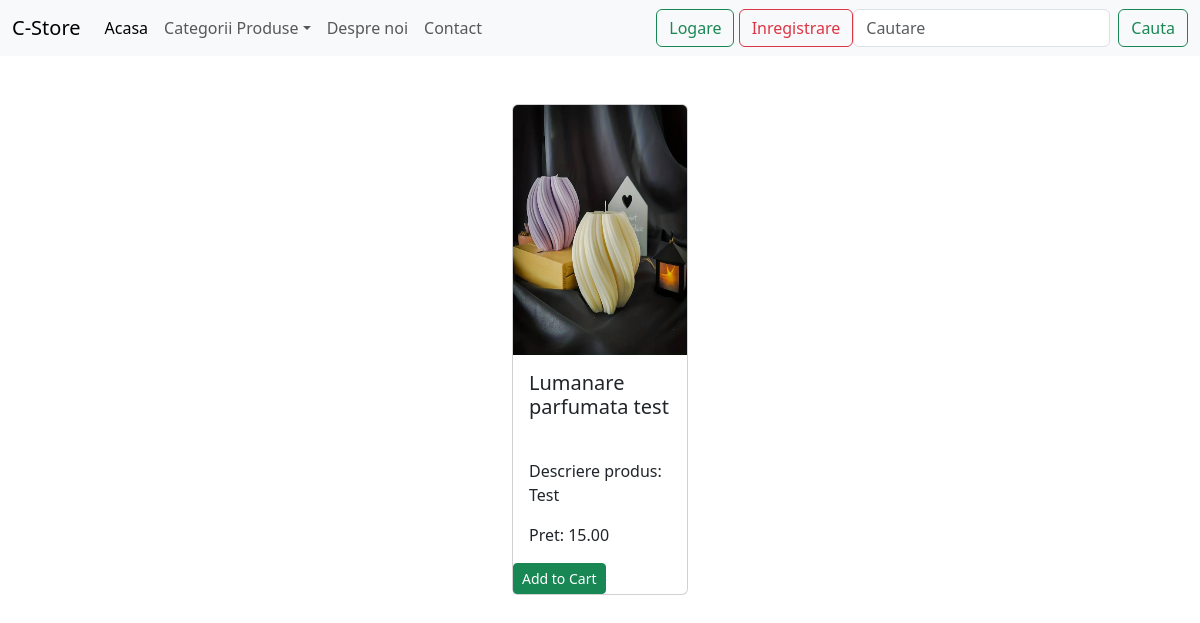
The app's page /details_product/1/ with its own data.
### product/models.py (models this page shows)
class Product(models.Model):
    COLOR = [
        ('bleu', 'Bleu'),
        ('roz', 'Roz'),
        ('alb', 'Alb'),
        ('lila', 'Lila'),
        ('verde', 'Verde')
    ]
    name = models.CharField(max_length=255)
    color = models.CharField(max_length=10, choices=COLOR)
    description = models.TextField()
    image = models.ImageField(upload_to='static/products/')
    category = models.ForeignKey(Category, on_delete=models.CASCADE)
    price = models.DecimalField(max_digits=10, decimal_places=2)
    def __str__(self):
        return self.name

### product/views.py (the view)
# urls.py: path('details_product/<int:pk>/', views.ProductDetailView.as_view(), name='details-product')
class ProductDetailView(DetailView):
    template_name = 'product/details_product.html'
    model = Product

### cstore/context_processors.py (called while the page is built)
def get_all_categories(request):
    get_categories = Category.objects.all()
    return {'categories': get_categories}

### templates/product/details_product.html (shortened to what this page needs)
{% extends 'base.html' %}
{% load static %}
{% block content %}
    <div class="container-fluid">
        <div class="row">
            <div class="col-md-2 offset-md-5 gy-5">
                <div class="card">
                    {% if product.image %}
                        <img src="{{ product.image.url }}" alt="Imagine produs"
                             class="card-img-top" height="250">
                    {% else %}
                        <img src="{% static 'images/logo.jpeg' %}" alt="Imagine default"
                             class="card-img-top" height="150">
                    {% endif %}
                    <div class="card-body">
                        <h5 class="card-title">{{ product }}</h5>
                    </div>
                    <div class="card-body">
                        <p class="card-text">Descriere produs: {{ product.description }}</p>
                        <p class="card-text">Pret: {{ product.price }}</p>
                    </div>
                    <div class="btn-group">
                        <form action="{% url 'add-to-cart' %}" method="post">
                            <button type="submit" class="btn btn-sm btn-success"> Add to
                                Cart
                            </button>
                        </form>
                    </div>
                </div>
            </div>
        </div>
    </div>
{% endblock %}

### records on screen
Product: image (picture), name "Lumanare parfumata test", description "Test", price "15.00"
